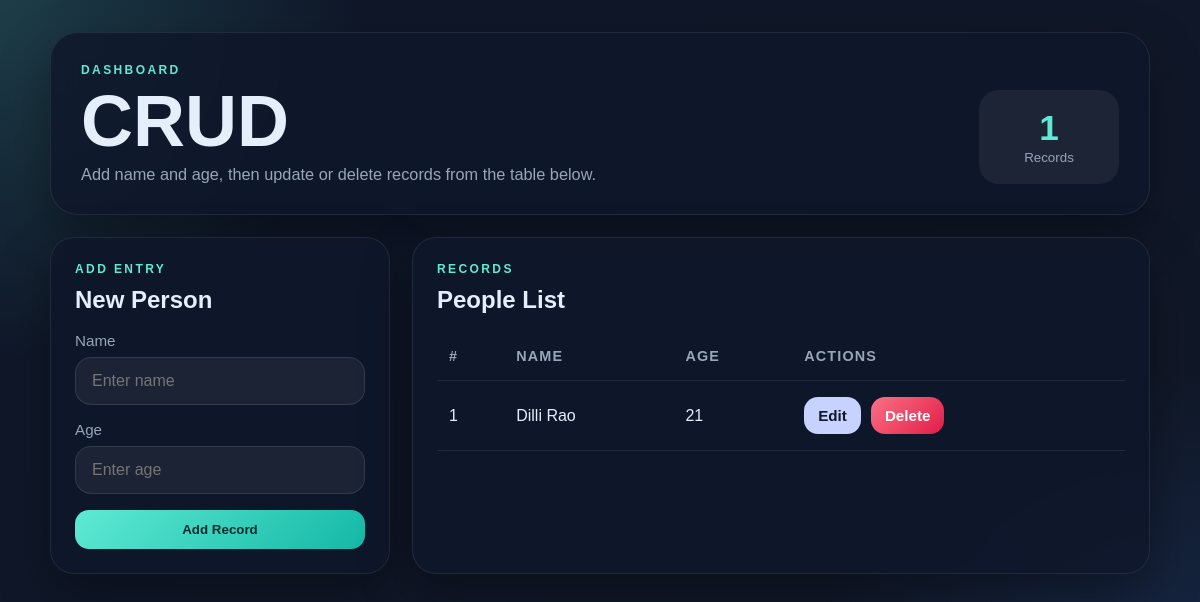
Before: / with the older database file.
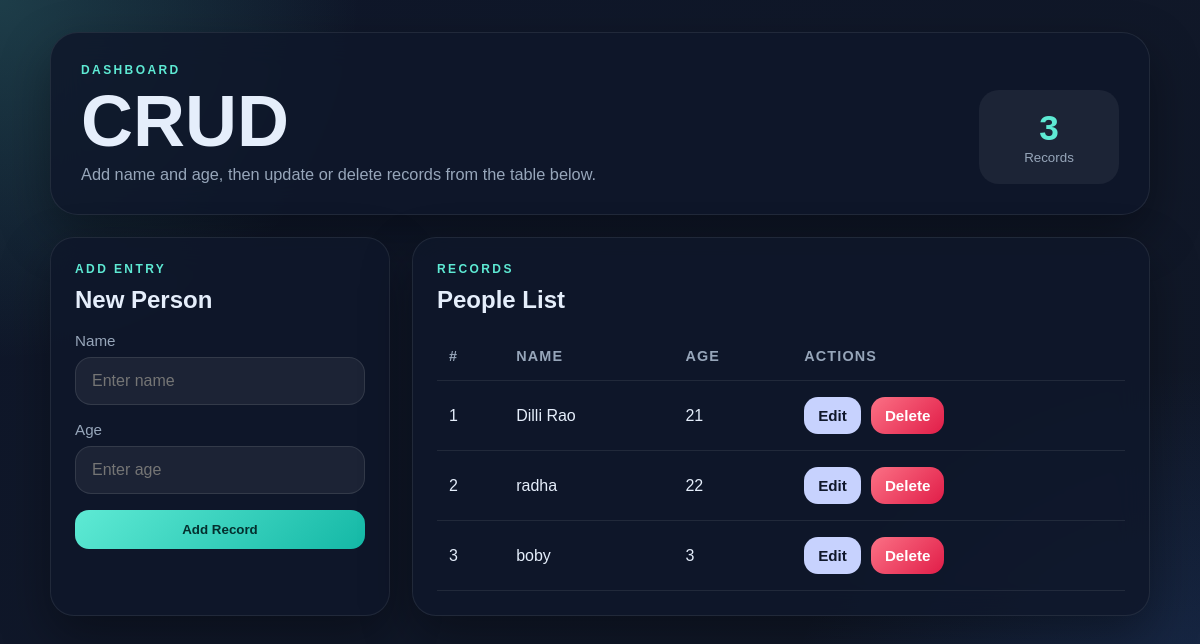
After: the same page with the newer database file.
### app.py (models this page shows)
class Base(DeclarativeBase):
    pass

class Person(Base):
    __tablename__ = "people"
    id: Mapped[int] = mapped_column(primary_key=True, autoincrement=True)
    name: Mapped[str] = mapped_column(nullable=False)
    age: Mapped[int] = mapped_column(nullable=False)

### app.py (the view)
@app.route("/")
def index():
    edit_id = request.args.get("edit", type=int)
    with get_db_session() as session:
        people = session.scalars(select(Person).order_by(Person.id)).all()
        edit_person = session.get(Person, edit_id) if edit_id is not None else None
    return render_template("index.html", people=people, edit_person=edit_person)

### app.py (called while the page is built)
@contextmanager
def get_db_session() -> Session:
    session = SessionLocal()
    try:
        yield session
        session.commit()
    except Exception:
        session.rollback()
        raise
    finally:
        session.close()

@app.before_request
def ensure_database() -> None:
    if not DATABASE_PATH.exists():
        init_db()
        sync_people_csv()

### templates/index.html (shortened to what this page needs)
<!DOCTYPE html>
<html lang="en">
<head>
  <link rel="stylesheet" href="{{ url_for('static', filename='style.css') }}">
</head>
<body>
  <main class="page-shell">
    <section class="hero-card">
      <div>
        <p class="eyebrow">Dashboard</p>
        <h1>CRUD</h1>
        <p class="subcopy">Add name and age, then update or delete records from the table below.</p>
      </div>
      <div class="hero-stat">
        <span>{{ people|length }}</span>
        <small>Records</small>
      </div>
    </section>
    <section class="grid-layout">
      <article class="panel">
        <div class="panel-header">
          <div>
            <p class="eyebrow">Add Entry</p>
            <h2>New Person</h2>
          </div>
        </div>
        <form class="stack-form" action="{{ url_for('add_person') }}" method="post">
          <label>
            <span>Name</span>
            <input type="text" name="name" placeholder="Enter name" required>
          </label>
          <label>
            <span>Age</span>
            <input type="number" name="age" min="1" placeholder="Enter age" required>
          </label>
          <button type="submit" class="primary-btn">Add Record</button>
        </form>
      </article>
      <article class="panel table-panel">
        <div class="panel-header">
          <div>
            <p class="eyebrow">Records</p>
            <h2>People List</h2>
          </div>
        </div>
        <div class="table-wrap">
          <table>
            <thead>
              <tr>
                <th>#</th>
                <th>Name</th>
                <th>Age</th>
                <th>Actions</th>
              </tr>
            </thead>
            <tbody>
              {% for person in people %}
                <tr>
                  <td>{{ loop.index }}</td>
                  <td>{{ person.name }}</td>
                  <td>{{ person.age }}</td>
                  <td>
                    <div class="action-row">
                      <a class="chip edit" href="{{ url_for('index', edit=person.id) }}">Edit</a>
                      <form action="{{ url_for('delete_person', person_id=person.id) }}" method="post" onsubmit="return confirm('Delete this record?');">
                        <button type="submit" class="chip delete">Delete</button>
                      </form>
                    </div>
                  </td>
                </tr>
              {% else %}
                <tr>
                  <td colspan="4" class="empty-state">No records yet. Add the first person above.</td>
                </tr>
              {% endfor %}
            </tbody>
          </table>
        </div>
      </article>
    </section>
  </main>
</body>
</html>

### static/style.css (style rules this page uses)
:root { --bg-1: #0f172a; --bg-2: #111827; --card: rgba(15, 23, 42, 0.84); --card-border: rgba(255, 255, 255, 0.08); --text: #e5eefb; --muted: #97a6ba; --accent: #5eead4; --accent-strong: #14b8a6; --danger: #fb7185; --danger-strong: #e11d48; --shadow: 0 20px 50px rgba(0, 0, 0, 0.35); }
* { box-sizing: border-box; }
body { margin: 0; min-height: 100vh; font-family: Arial, Helvetica, sans-serif; color: var(--text); background: radial-gradient(circle at top left, rgba(94, 234, 212, 0.18), transparent 25%), radial-gradient(circle at bottom right, rgba(59, 130, 246, 0.2), transparent 30%), linear-gradient(135deg, var(--bg-1), var(--bg-2)); }
.page-shell { width: min(1100px, calc(100% - 32px)); margin: 0 auto; padding: 32px 0 56px; }
.hero-card, .panel, .flash { border: 1px solid var(--card-border); background: var(--card); -webkit-backdrop-filter: blur(16px); backdrop-filter: blur(16px); box-shadow: var(--shadow); }
.hero-card { border-radius: 28px; padding: 30px; display: flex; justify-content: space-between; gap: 20px; align-items: end; margin-bottom: 22px; }
.eyebrow { margin: 0 0 10px; color: var(--accent); text-transform: uppercase; letter-spacing: 0.2em; font-size: 0.75rem; font-weight: 700; }
h1, h2, h3, p { margin-top: 0; }
h1 { margin-bottom: 10px; font-size: clamp(2.4rem, 6vw, 4.8rem); line-height: 0.95; }
.subcopy { max-width: 560px; margin-bottom: 0; color: var(--muted); font-size: 1.02rem; }
.hero-stat { min-width: 140px; padding: 18px 20px; border-radius: 20px; background: rgba(255, 255, 255, 0.06); text-align: center; }
.hero-stat span { display: block; font-size: 2.2rem; font-weight: 800; color: var(--accent); }
.hero-stat small { color: var(--muted); }
.grid-layout { display: grid; grid-template-columns: 340px 1fr; gap: 22px; }
.panel { border-radius: 24px; padding: 24px; }
.panel-header { display: flex; justify-content: space-between; align-items: start; margin-bottom: 18px; }
.panel-header h2, .panel-header h3 { margin-bottom: 0; }
.stack-form { display: grid; gap: 16px; }
label span { display: block; margin-bottom: 8px; color: var(--muted); font-size: 0.95rem; }
input { width: 100%; border: 1px solid rgba(255, 255, 255, 0.1); border-radius: 16px; padding: 14px 16px; outline: none; color: var(--text); background: rgba(255, 255, 255, 0.06); font-size: 1rem; }
.primary-btn, .ghost-btn, .chip { border: none; border-radius: 14px; padding: 12px 16px; font-weight: 700; text-decoration: none; cursor: pointer; transition: transform 0.15s ease, box-shadow 0.15s ease, opacity 0.15s ease; }
.primary-btn { background: linear-gradient(135deg, var(--accent), var(--accent-strong)); color: #042f2e; }
.table-panel { overflow: hidden; }
.table-wrap { overflow-x: auto; }
table { width: 100%; border-collapse: collapse; }
th, td { padding: 16px 12px; border-bottom: 1px solid rgba(255, 255, 255, 0.08); text-align: left; }
th { color: var(--muted); font-size: 0.9rem; font-weight: 700; text-transform: uppercase; letter-spacing: 0.08em; }
.action-row { display: flex; align-items: center; gap: 10px; flex-wrap: wrap; }
.action-row form { margin: 0; }
.chip { display: inline-flex; align-items: center; justify-content: center; padding: 10px 14px; font-size: 0.95rem; }
.chip.edit { color: #0f172a; background: #c7d2fe; }
.chip.delete { color: #fff; background: linear-gradient(135deg, var(--danger), var(--danger-strong)); }

Changed rows visible on the page:
added Person: name "radha", age "22"
added Person: name "boby", age "3"
Other visible differences:
{{ people|length }}: "1" → "3"
